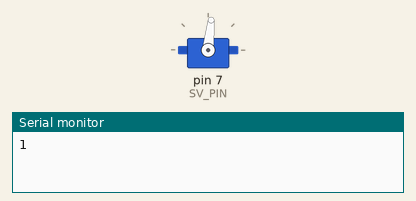
Simulated run of this sketch. Board: Arduino Uno, built with avr-gcc and run on an emulated ATmega328P. Parts: servo, the last lines printed to the serial monitor. Random numbers use the default seed unless the sketch sets one.

Above: at 0.1 s.
At 17.0 s:
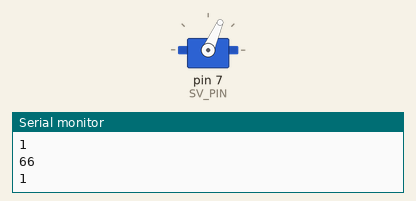
At 25.1 s:
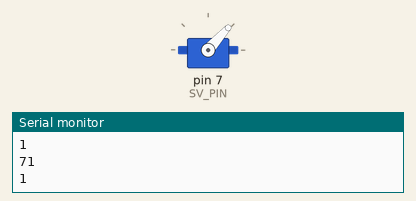
At 35.3 s:
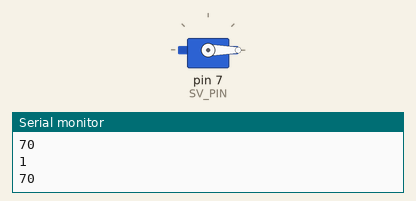
Timing chart, 0 to 40.0 s (numbered marks = the images above):
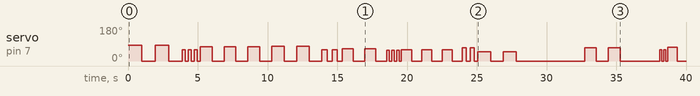

Measured:
- by itself, servo on pin 7 (SV_PIN): 84° → 0° at 0.98 s, → 84° 0.98 s later, → 0° 0.98 s later, → 59° 0.98 s later, … (57 changes in this stretch)

The sketch:

servo_random_ar.ino
```cpp
//カワロボにランダムで動く頭のサーボを追加しようとした
#include <Servo.h>

Servo myservo;
const int SV_PIN = 7;

void setup() {
  Serial.begin(9600);
  myservo.attach(SV_PIN, 500, 2400);
  randomSeed(100);
}

void loop() {
  long num1;
  long num2;
  long num3;
  num1 = random(0,3);
  num2 = random(45,90);
  num3 = random(100,1000);

  if(num1==0){
    delay(2000);
    Serial.println(num1);//乱数を送信、改行

  }else{
    for(int i=0; i<=num1; i=i+1){
      Serial.println(num1);//乱数を送信、改行
      myservo.write(num2);
      delay(num3);
      Serial.println(num2);//乱数を送信、改行
      myservo.write(0);
      delay(num3);
    }
  }


}
```
